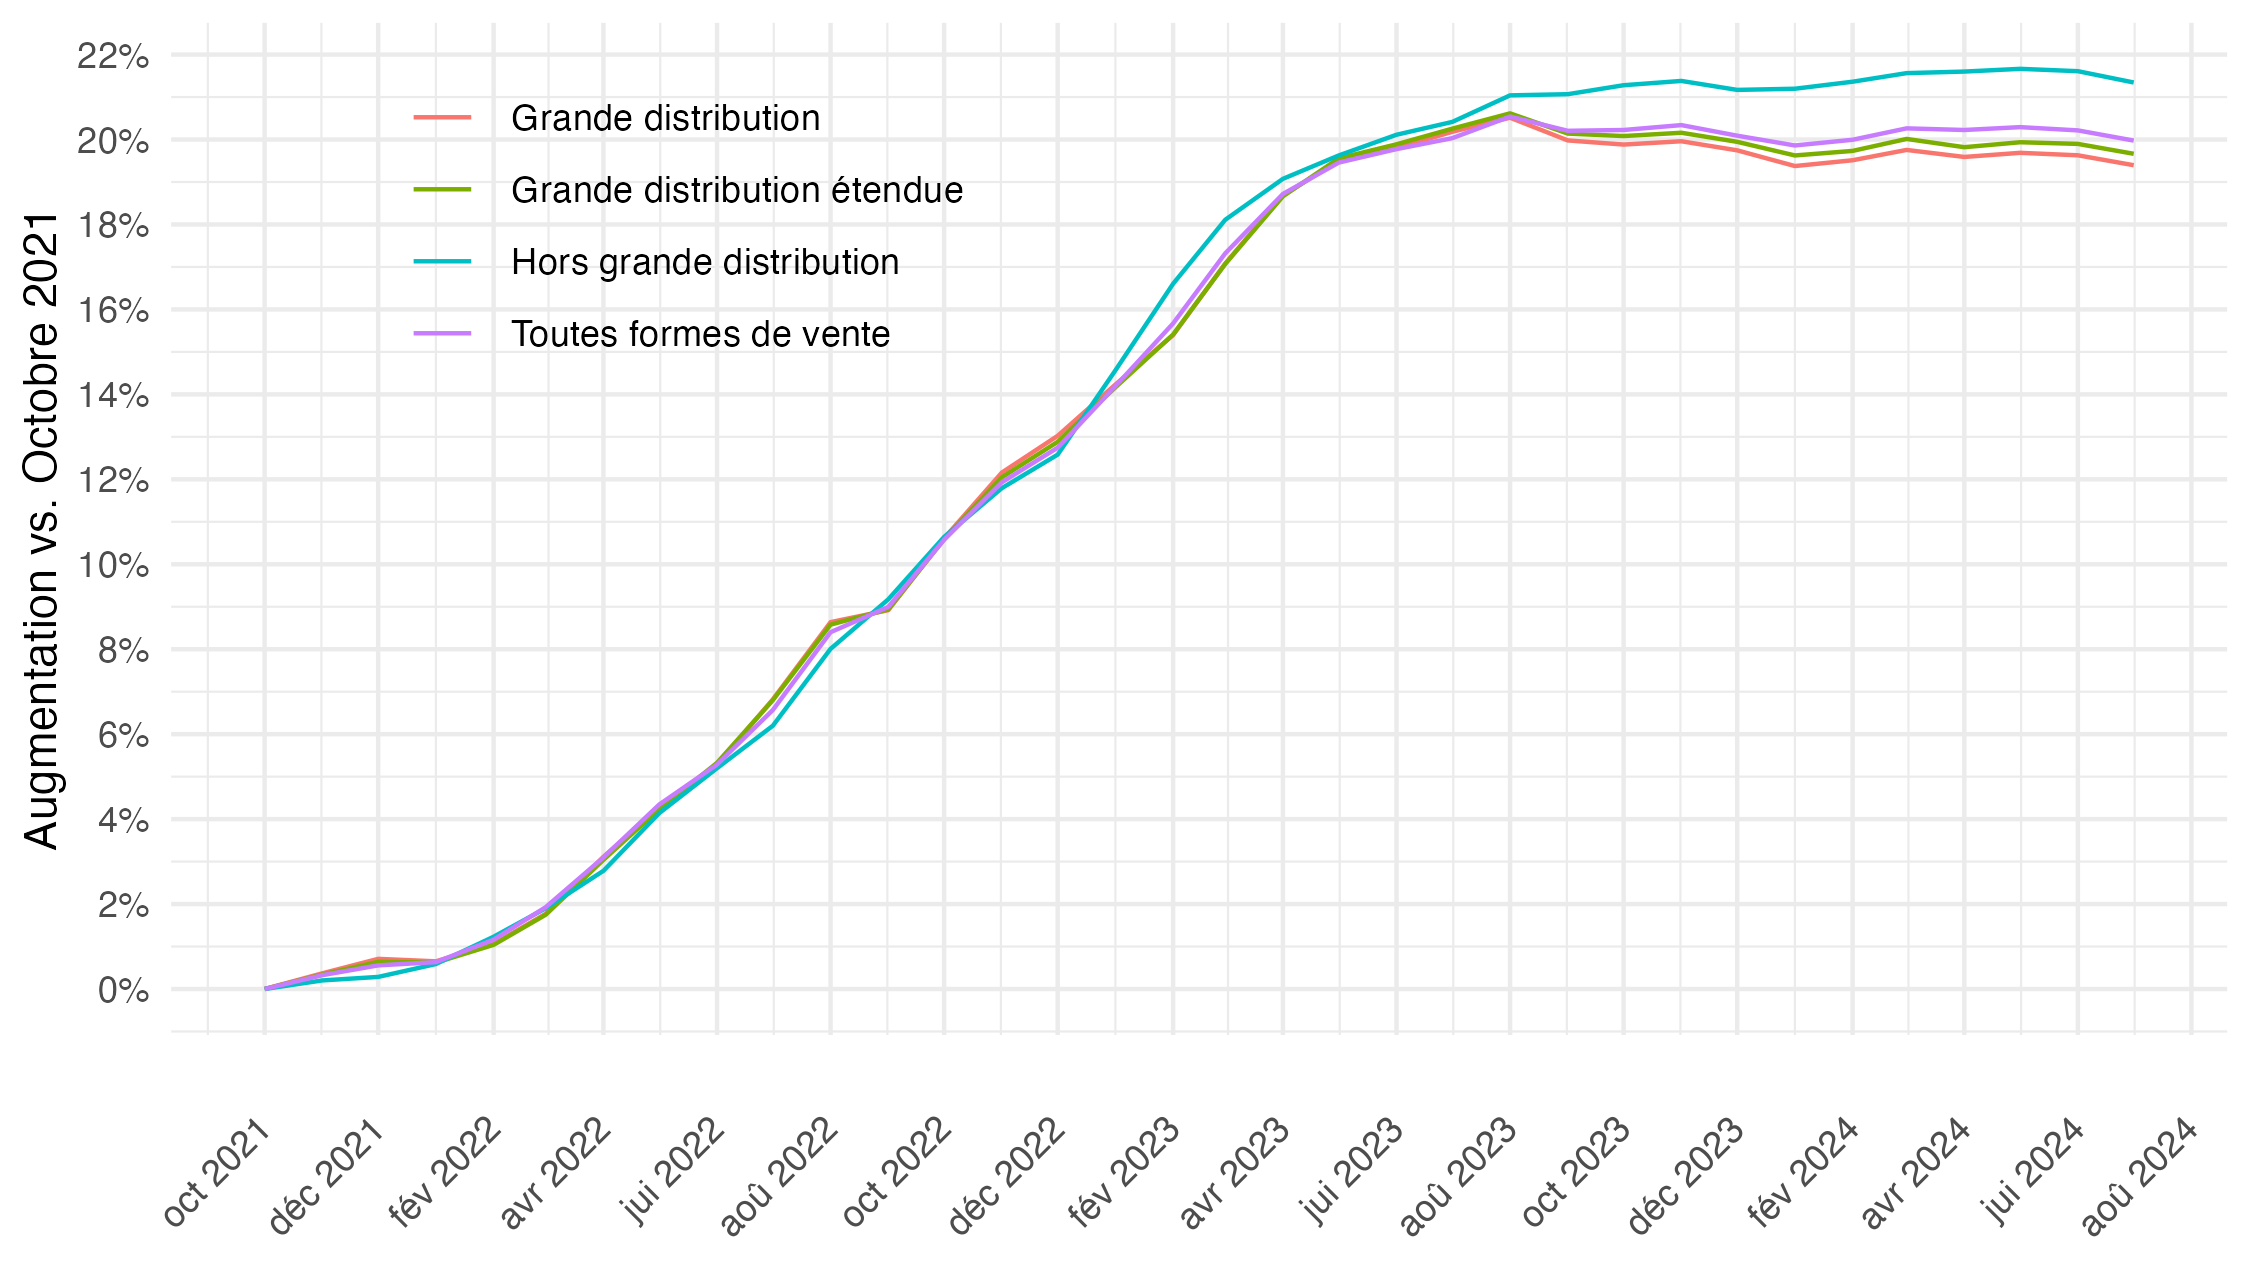

The script that saved this image:
# Hausse des prix dans la grande distribution (Octobre 2021 -)


# https://twitter.com/FrancoisGeerolf/status/1826530570236469418

library("tidyverse")

data <- "001768737+001768738+001768739+001768740" |>
  paste0("https://www.bdm.insee.fr/series/sdmx/data/SERIES_BDM/", a = _) |>
  rsdmx::readSDMX() |>
  as_tibble()  |>
  mutate(date = as.Date(paste0(TIME_PERIOD, "-01")),
         OBS_VALUE = as.numeric(OBS_VALUE)) |>
  filter(date >= as.Date("2021-10-01")) |>
  # Extraire après le dernier tiret -----
  mutate(`Forme-Vente` = str_extract(TITLE_FR, "[^-]+$")) |>
  arrange(date) |>
  group_by(`Forme-Vente`) %>%
  mutate(OBS_VALUE = 100*OBS_VALUE/OBS_VALUE[1])

data |>
  ggplot() + geom_line(aes(x = date, y = OBS_VALUE, color = `Forme-Vente`)) +
  theme_minimal() + xlab("") + ylab("Augmentation vs. Octobre 2021") +
  theme(legend.position = c(0.25, 0.8),
        legend.title = element_blank(),
        axis.text.x = element_text(angle = 45, vjust = 0.5, hjust=1)) +
  scale_y_continuous(breaks = seq(-100, 500, 2),
                     labels = percent(seq(-100, 500, 2)/100-1)) +
  scale_x_date(breaks = "2 months",
               labels = date_format("%b %Y"))

ggsave("1826530570236469418.png", height = 1.25*3.375, width = 1.25*6, bg = "white")
ggsave("1826530570236469418.pdf", height = 1.25*3.375, width = 1.25*6)